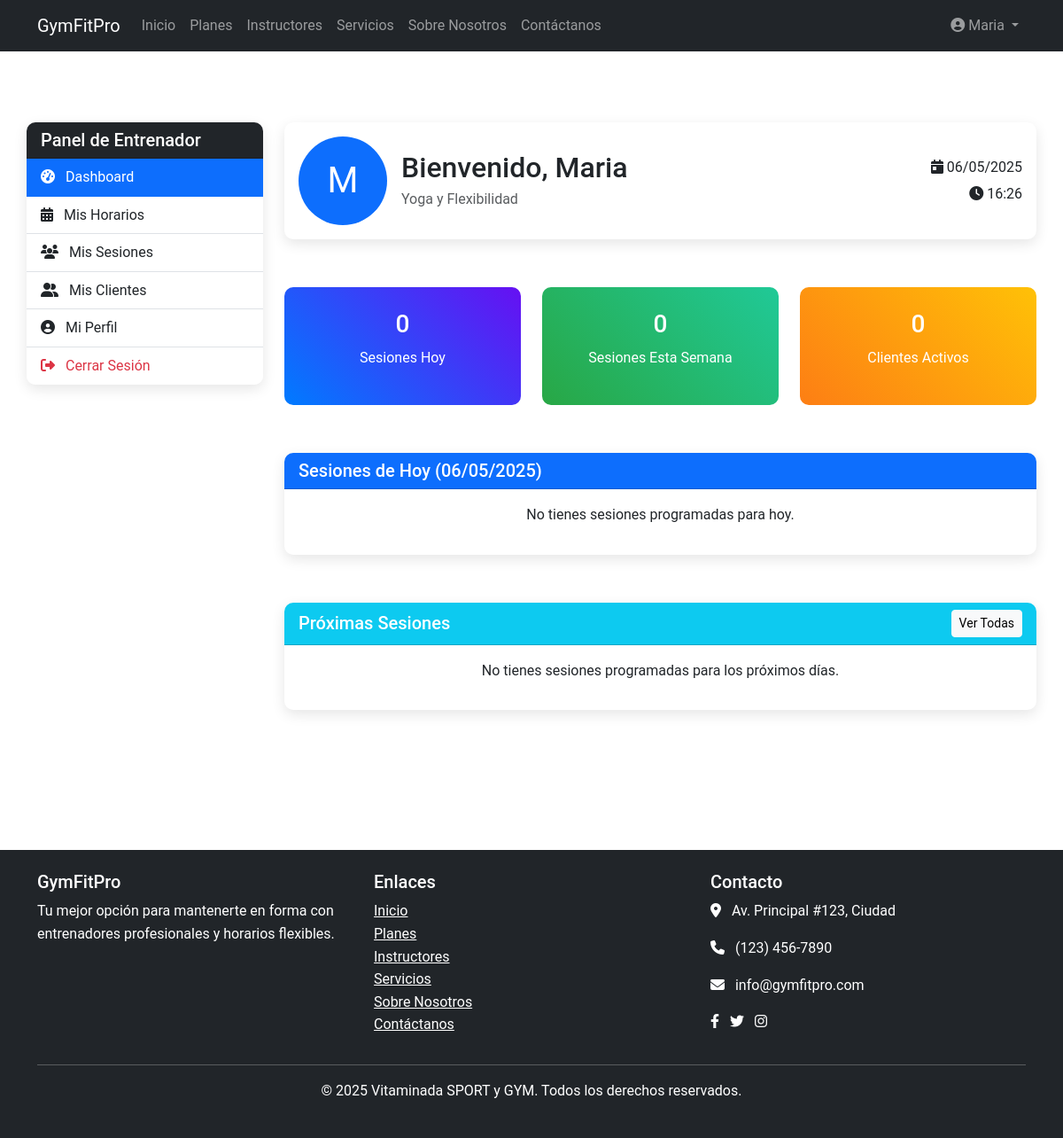
Page /entrenador/dashboard.php (signed in) on the committed database.
### tables this page shows
CREATE TABLE `entrenadores` (
  `id` int(11) NOT NULL,
  `usuario_id` int(11) NOT NULL,
  `especialidad` varchar(100) DEFAULT NULL,
  `biografia` text DEFAULT NULL,
  `foto` varchar(255) DEFAULT NULL
);

CREATE TABLE `usuarios` (
  `id` int(11) NOT NULL,
  `nombre` varchar(100) NOT NULL,
  `apellido` varchar(100) NOT NULL,
  `email` varchar(100) NOT NULL,
  `password` varchar(255) NOT NULL,
  `telefono` varchar(20) DEFAULT NULL,
  `fecha_registro` datetime DEFAULT current_timestamp(),
  `rol_id` int(11) NOT NULL,
  `estado` tinyint(1) DEFAULT 1
);

### entrenador/dashboard.php (the view, shortened to what this page needs)
<?php
$conn = connectDB();
$userId = $_SESSION['user_id'];
$query = "SELECT e.*, u.nombre, u.apellido, u.email, u.telefono
          FROM entrenadores e
          JOIN usuarios u ON e.usuario_id = u.id
          WHERE e.usuario_id = ?";
$stmt = $conn->prepare($query);
$stmt->bind_param("i", $userId);
$stmt->execute();
$entrenador = $stmt->get_result()->fetch_assoc();
$hoy = date('Y-m-d');
$query = "SELECT COUNT(*) as total_hoy
          FROM reservas r
          JOIN horarios h ON r.horario_id = h.id
          WHERE h.entrenador_id = ? AND r.fecha = ? AND r.estado = 1";
$stmt = $conn->prepare($query);
$stmt->bind_param("is", $entrenador['id'], $hoy);
$stmt->execute();
$sesiones_hoy = $stmt->get_result()->fetch_assoc()['total_hoy'];
$inicio_semana = date('Y-m-d', strtotime('monday this week'));
$fin_semana = date('Y-m-d', strtotime('sunday this week'));
$query = "SELECT COUNT(*) as total_semana
          FROM reservas r
          JOIN horarios h ON r.horario_id = h.id
          WHERE h.entrenador_id = ? AND r.fecha BETWEEN ? AND ? AND r.estado = 1";
$stmt = $conn->prepare($query);
$stmt->bind_param("iss", $entrenador['id'], $inicio_semana, $fin_semana);
$stmt->execute();
$sesiones_semana = $stmt->get_result()->fetch_assoc()['total_semana'];
$query = "SELECT COUNT(DISTINCT r.usuario_id) as total_clientes
          FROM reservas r
          JOIN horarios h ON r.horario_id = h.id
          WHERE h.entrenador_id = ? AND r.estado = 1";
$stmt = $conn->prepare($query);
$stmt->bind_param("i", $entrenador['id']);
$stmt->execute();
$total_clientes = $stmt->get_result()->fetch_assoc()['total_clientes'];
$query = "SELECT r.*, h.hora_inicio, h.hora_fin, s.nombre as servicio_nombre,
          CONCAT(u.nombre, ' ', u.apellido) as cliente_nombre, u.telefono as cliente_telefono
          FROM reservas r
          JOIN horarios h ON r.horario_id = h.id
          JOIN servicios s ON h.servicio_id = s.id
          JOIN usuarios u ON r.usuario_id = u.id
          WHERE h.entrenador_id = ? AND r.fecha = ? AND r.estado = 1
          ORDER BY h.hora_inicio";
$stmt = $conn->prepare($query);
$stmt->bind_param("is", $entrenador['id'], $hoy);
$stmt->execute();
$sesiones_hoy_detalle = $stmt->get_result();
$query = "SELECT r.*, h.dia_semana, h.hora_inicio, h.hora_fin, s.nombre as servicio_nombre,
          CONCAT(u.nombre, ' ', u.apellido) as cliente_nombre
          FROM reservas r
          JOIN horarios h ON r.horario_id = h.id
          JOIN servicios s ON h.servicio_id = s.id
          JOIN usuarios u ON r.usuario_id = u.id
          WHERE h.entrenador_id = ? AND r.fecha BETWEEN ? AND ? AND r.estado = 1
          ORDER BY r.fecha, h.hora_inicio";
$stmt = $conn->prepare($query);
$stmt->bind_param("iss", $entrenador['id'], date('Y-m-d'), date('Y-m-d', strtotime('+7 days')));
$stmt->execute();
$proximas_sesiones = $stmt->get_result();
?>
<?php include '../includes/header.php'; ?>
<div class="container section-padding">
    <div class="row">
        <div class="col-lg-3 mb-4">
            <div class="card">
                <div class="card-header bg-dark text-white">
                    <h5 class="mb-0">Panel de Entrenador</h5>
                </div>
                <div class="list-group list-group-flush">
                    <a href="dashboard.php" class="list-group-item list-group-item-action active">
                        <i class="fas fa-tachometer-alt me-2"></i> Dashboard
                    </a>
                    <a href="horarios.php" class="list-group-item list-group-item-action">
                        <i class="fas fa-calendar-alt me-2"></i> Mis Horarios
                    </a>
                    <a href="sesiones.php" class="list-group-item list-group-item-action">
                        <i class="fas fa-users me-2"></i> Mis Sesiones
                    </a>
                    <a href="clientes.php" class="list-group-item list-group-item-action">
                        <i class="fas fa-user-friends me-2"></i> Mis Clientes
                    </a>
                    <a href="perfil.php" class="list-group-item list-group-item-action">
                        <i class="fas fa-user-circle me-2"></i> Mi Perfil
                    </a>
                    <a href="../auth/logout.php" class="list-group-item list-group-item-action text-danger">
                        <i class="fas fa-sign-out-alt me-2"></i> Cerrar Sesión
                    </a>
                </div>
            </div>
        </div>
        <div class="col-lg-9">
            <div class="row">
                <div class="col-12 mb-4">
                    <div class="card">
                        <div class="card-body">
                            <div class="d-flex align-items-center">
                                <div class="flex-shrink-0">
                                    <?php if (!empty($entrenador['foto'])): ?>
                                        <img src="<?php echo $entrenador['foto']; ?>" alt="Foto de perfil" class="rounded-circle" width="100">
                                    <?php else: ?>
                                        <div class="rounded-circle bg-primary text-white d-flex align-items-center justify-content-center" style="width: 100px; height: 100px; font-size: 2.5rem;">
                                            <?php echo substr($entrenador['nombre'], 0, 1); ?>
                                        </div>
                                    <?php endif; ?>
                                </div>
                                <div class="flex-grow-1 ms-3">
                                    <h2 class="mb-1">Bienvenido, <?php echo $entrenador['nombre']; ?></h2>
                                    <p class="text-muted mb-0"><?php echo $entrenador['especialidad']; ?></p>
                                </div>
                                <div class="text-end">
                                    <p class="mb-1"><i class="fas fa-calendar-day"></i> <?php echo date('d/m/Y'); ?></p>
                                    <p class="mb-0"><i class="fas fa-clock"></i> <?php echo date('H:i'); ?></p>
                                </div>
                            </div>
                        </div>
                    </div>
                </div>
            </div>
            <div class="row mb-4">
                <div class="col-md-4 mb-4 mb-md-0">
                    <div class="dashboard-stat stat-1">
                        <h3><?php echo $sesiones_hoy; ?></h3>
                        <p>Sesiones Hoy</p>
                    </div>
                </div>
                <div class="col-md-4 mb-4 mb-md-0">
                    <div class="dashboard-stat stat-2">
                        <h3><?php echo $sesiones_semana; ?></h3>
                        <p>Sesiones Esta Semana</p>
                    </div>
                </div>
                <div class="col-md-4">
                    <div class="dashboard-stat stat-3">
                        <h3><?php echo $total_clientes; ?></h3>
                        <p>Clientes Activos</p>
                    </div>
                </div>
            </div>
            <div class="row mb-4">
                <div class="col-12">
                    <div class="card">
                        <div class="card-header bg-primary text-white d-flex justify-content-between align-items-center">
                            <h5 class="mb-0">Sesiones de Hoy (<?php echo date('d/m/Y'); ?>)</h5>
                        </div>
                        <div class="card-body">
                            <?php if ($sesiones_hoy_detalle->num_rows > 0): ?>
                                <div class="table-responsive">
                                    <table class="table table-hover">
                                        <thead>
                                            <tr>
                                                <th>Hora</th>
                                                <th>Servicio</th>
                                                <th>Cliente</th>
                                                <th>Contacto</th>
                                                <th>Estado</th>
                                            </tr>
                                        </thead>
                                        <tbody>
                                            <?php while ($sesion = $sesiones_hoy_detalle->fetch_assoc()): ?>
                                                <tr>
                                                    <td><?php echo $sesion['hora_inicio'] . ' - ' . $sesion['hora_fin']; ?></td>
                                                    <td><?php echo $sesion['servicio_nombre']; ?></td>
                                                    <td><?php echo $sesion['cliente_nombre']; ?></td>
                                                    <td><?php echo $sesion['cliente_telefono']; ?></td>
                                                    <td>
                                                        <?php if (strtotime($sesion['hora_inicio']) > time()): ?>
                                                            <span class="badge bg-primary">Pendiente</span>
                                                        <?php elseif (strtotime($sesion['hora_fin']) < time()): ?>
                                                            <a href="completar_sesion.php?id=<?php echo $sesion['id']; ?>" class="btn btn-sm btn-success">Completar</a>
                                                        <?php else: ?>
                                                            <span class="badge bg-warning">En progreso</span>
                                                        <?php endif; ?>
                                                    </td>
                                                </tr>
                                            <?php endwhile; ?>
                                        </tbody>
                                    </table>
                                </div>
                            <?php else: ?>
                                <p class="text-center">No tienes sesiones programadas para hoy.</p>
                            <?php endif; ?>
                        </div>
                    </div>
                </div>
            </div>
            <div class="row">
                <div class="col-12">
                    <div class="card">
                        <div class="card-header bg-info text-white d-flex justify-content-between align-items-center">
                            <h5 class="mb-0">Próximas Sesiones</h5>
                            <a href="sesiones.php" class="btn btn-sm btn-light">Ver Todas</a>
                        </div>
                        <div class="card-body">
                            <?php if ($proximas_sesiones->num_rows > 0): ?>
                                <div class="table-responsive">
                                    <table class="table table-hover">
                                        <thead>
                                            <tr>
                                                <th>Fecha</th>
                                                <th>Hora</th>
                                                <th>Servicio</th>
                                                <th>Cliente</th>
                                            </tr>
                                        </thead>
                                        <tbody>
                                            <?php
                                            $count = 0;
                                            while ($sesion = $proximas_sesiones->fetch_assoc()):
                                                if ($count >= 5) break;
                                                $count++;
                                            ?>
                                                <tr>
                                                    <td><?php echo date('d/m/Y', strtotime($sesion['fecha'])); ?></td>
                                                    <td><?php echo $sesion['hora_inicio'] . ' - ' . $sesion['hora_fin']; ?></td>
                                                    <td><?php echo $sesion['servicio_nombre']; ?></td>
                                                    <td><?php echo $sesion['cliente_nombre']; ?></td>
                                                </tr>
                                            <?php endwhile; ?>
                                        </tbody>
                                    </table>
                                </div>
                            <?php else: ?>
                                <p class="text-center">No tienes sesiones programadas para los próximos días.</p>
                            <?php endif; ?>
                        </div>
                    </div>
                </div>
            </div>
        </div>
    </div>
</div>
<?php include '../includes/footer.php'; ?>

### assets/css/style.css (style rules this page uses)
body { font-family: 'Roboto', sans-serif; color: rgb(6, 136, 6); line-height: 1.6; }
.section-padding { padding: 80px 0; }
.card { transition: transform 0.3s ease, box-shadow 0.3s ease; margin-bottom: 30px; border: none; border-radius: 10px; overflow: hidden; box-shadow: 0 5px 15px rgba(0, 0, 0, 0.1); }
.dashboard-stat { text-align: center; padding: 25px; border-radius: 10px; color: white; margin-bottom: 30px; }
.stat-1 { background: linear-gradient(45deg, #007bff, #6610f2); }
.stat-2 { background: linear-gradient(45deg, #28a745, #20c997); }
.stat-3 { background: linear-gradient(45deg, #fd7e14, #ffc107); }

### rows in the picture
entrenadores: usuario.nombre "M", usuario.nombre "Maria", especialidad "Yoga y Flexibilidad"

### other values in the picture
$_SESSION['user_name'] "Maria"
$sesiones_hoy "0"
$sesiones_semana "0"
$total_clientes "0"
